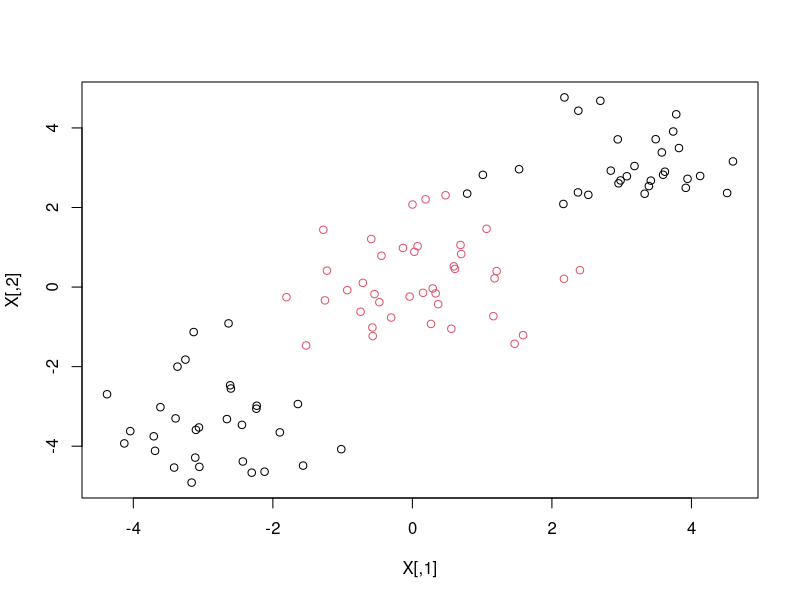
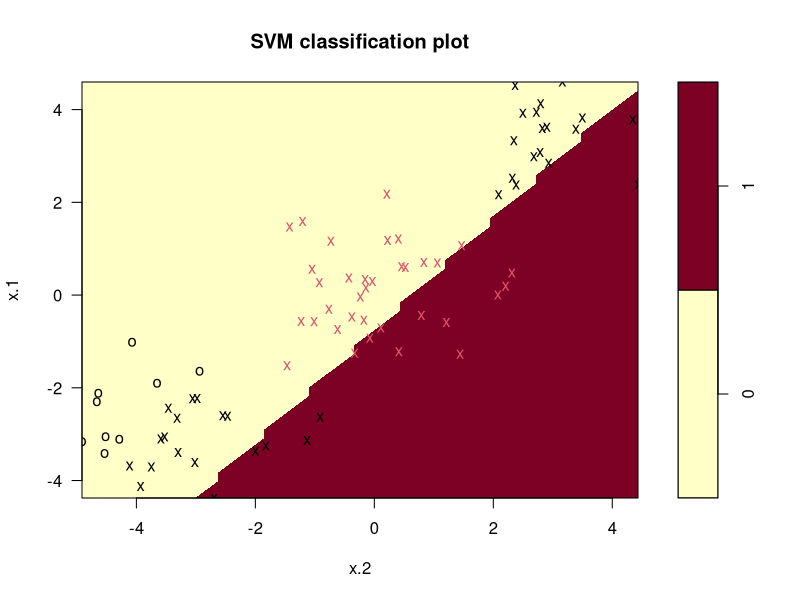
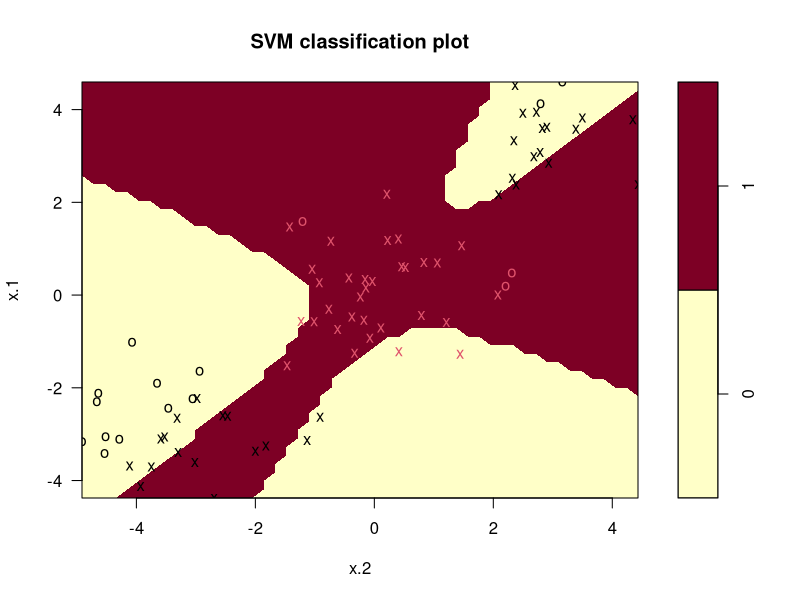
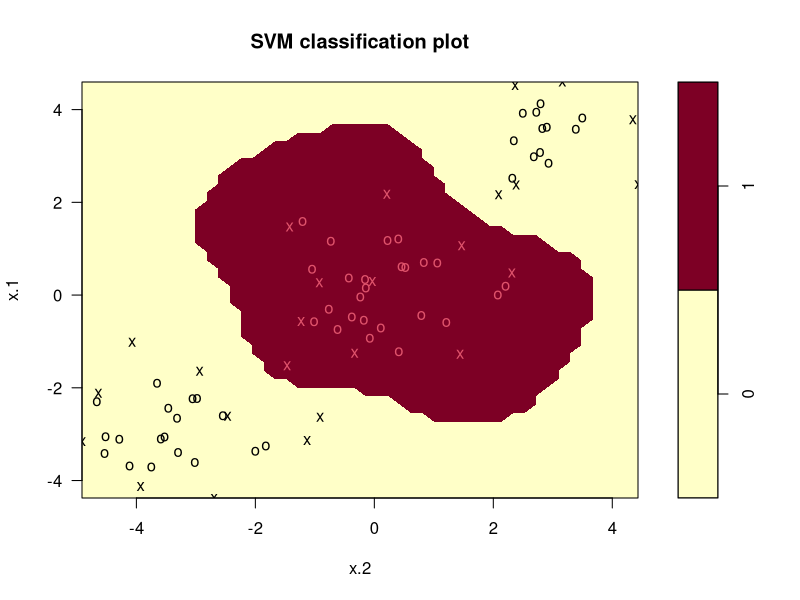
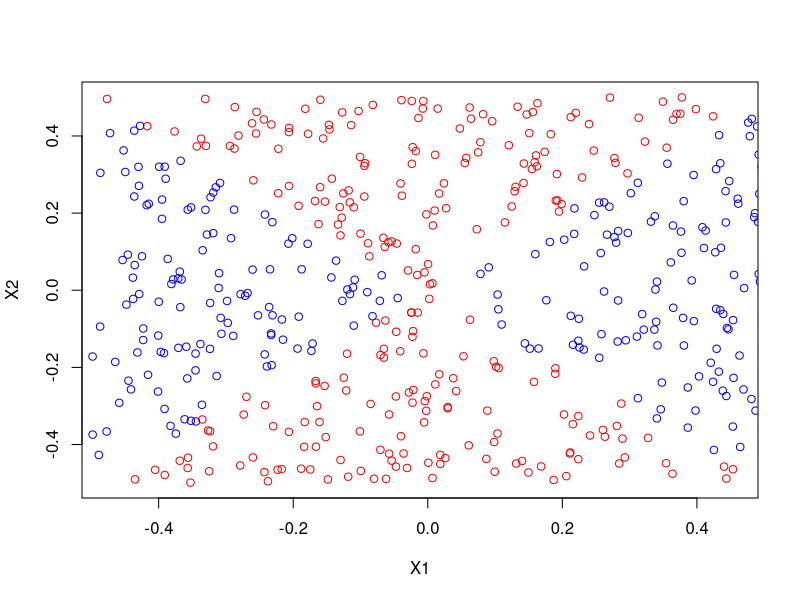
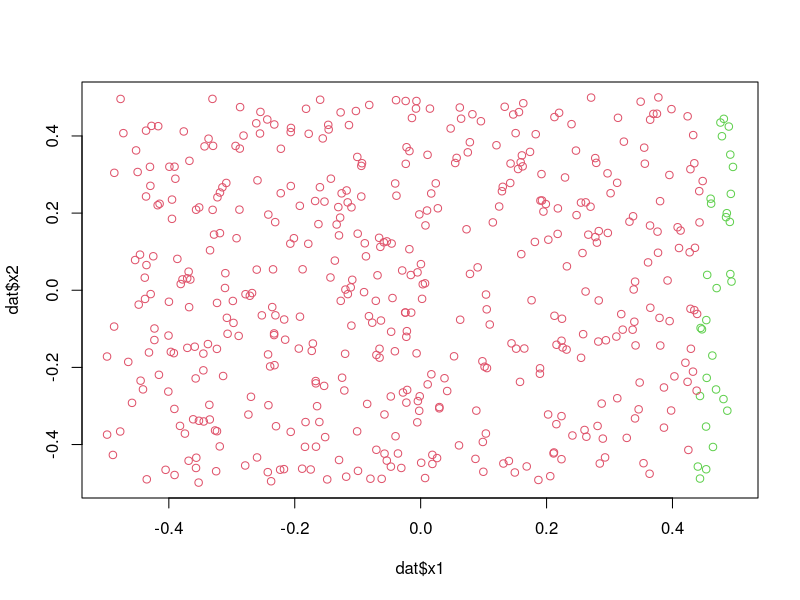
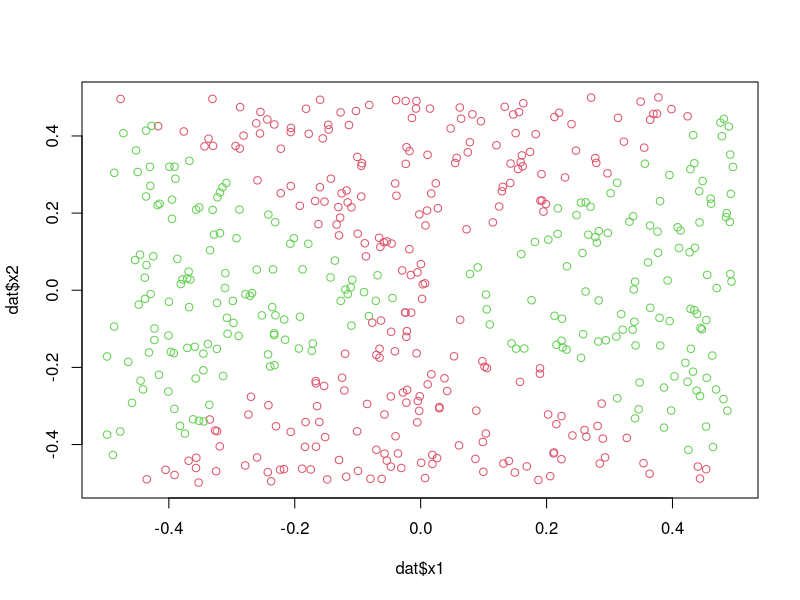
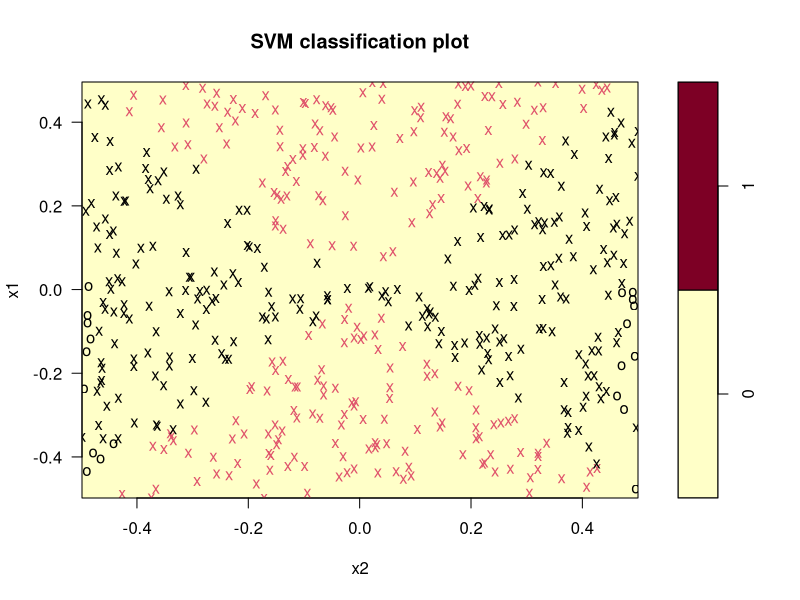

The R script that drew these images, in order:
## ---- chunk 1
set.seed(1)
transl <- 3
X <- matrix(rnorm(100 * 2), ncol = 2)
X[1:30, ] <- X[1:30, ] + transl
X[31:60, ] <- X[31:60, ] - transl
y <- c(rep(0, 60), rep(1, 40))
dat <- data.frame(x = X, y = as.factor(y))
plot(X, col = y + 1)
## ---- chunk 2
train <- sample(100, 80)
dat.train <- dat[train, ]
dat.test <- dat[-train, ]
## ---- chunk 3
library(e1071)
svm.lin <- svm(y ~ ., data = dat.train, kernel = 'linear', scale = FALSE)
plot(svm.lin, data = dat.train)
summary(svm.lin)
## ---- chunk 4
table(predict = svm.lin$fitted, truth = dat.train$y)
## ---- chunk 5
svm.poly <- svm(y ~ ., data = dat.train, kernel = 'polynomial', scale = FALSE)
plot(svm.poly, data = dat.train)
table(predict = svm.poly$fitted, truth = dat.train$y)
## ---- chunk 6
svm.rad <- svm(y ~ ., data = dat.train, kernel = 'radial', scale = FALSE)
plot(svm.rad, data = dat.train)
table(predict = svm.rad$fitted, truth = dat.train$y)
## ---- chunk 7
lin.pred <- predict(svm.lin, dat.test)
table(predict = lin.pred, truth = dat.test$y)
poly.pred <- predict(svm.poly, dat.test)
table(predict = poly.pred, truth = dat.test$y)
rad.pred <- predict(svm.rad, dat.test)
table(predict = rad.pred, truth = dat.test$y)
## ---- chunk 8
set.seed(1)
x1 <- runif(500) - 0.5
x2 <- runif(500) - 0.5
y <- as.integer(x1 ^ 2 - x2 ^ 2 > 0)
## ---- chunk 9
plot(x1[y == 0], x2[y == 0], col = "red", xlab = "X1", ylab = "X2")
points(x1[y == 1], x2[y == 1], col = "blue")
## ---- chunk 10
dat <- data.frame(x1 = x1, x2 = x2, y = as.factor(y))
lr.fit <- glm(y ~ ., data = dat, family = 'binomial')
## ---- chunk 11
lr.prob <- predict(lr.fit, newdata = dat, type = 'response')
lr.pred <- ifelse(lr.prob > 0.5, 1, 0)
plot(dat$x1, dat$x2, col = lr.pred + 2)
## ---- chunk 12
lr.nl <- glm(y ~ poly(x1, 2) + poly(x2, 2), data = dat, family = 'binomial')
summary(lr.nl)
## ---- chunk 13
lr.prob.nl <- predict(lr.nl, newdata = dat, type = 'response')
lr.pred.nl <- ifelse(lr.prob.nl > 0.5, 1, 0)
plot(dat$x1, dat$x2, col = lr.pred.nl + 2)
## ---- chunk 14
svm.lin <- svm(y ~ ., data = dat, kernel = 'linear', cost = 0.01)
plot(svm.lin, dat)
## ---- chunk 15
svm.nl <- svm(y ~ ., data = dat, kernel = 'radial', gamma = 1)
plot(svm.nl, data = dat)
